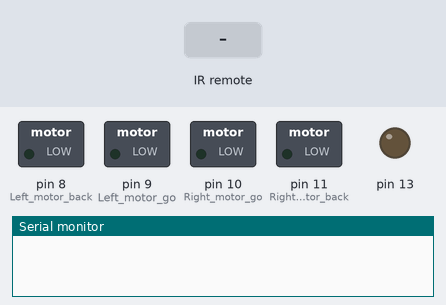
The sketch below on a simulated Arduino Uno, built with avr-gcc and run on an emulated ATmega328P. Shown: switched loads named in the sketch (green lamp = pin HIGH), output pins drawn as LEDs (lit = HIGH), the last lines printed to the serial monitor. The inputs (shaded band) are chosen by the test bench.

Above: at 1.2 s.
1.3 s: infrared code 0x00FF18E7 received
At 2.4 s:
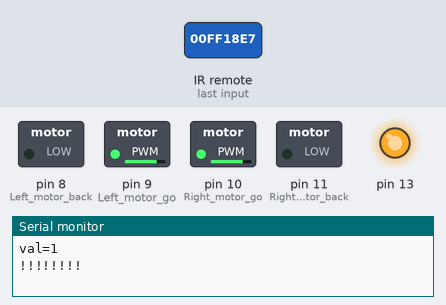
2.8 s: infrared code 0x00FF4AB5 received
At 3.6 s:
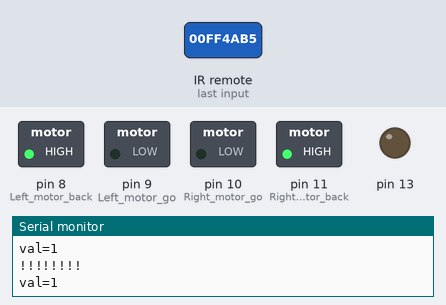
4.3 s: infrared code 0x00FF10EF received
At 4.7 s:
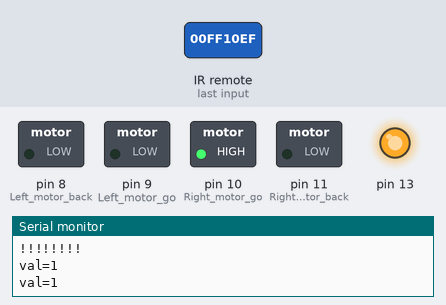
5.8 s: infrared code 0x00FF5AA5 received
At 7.0 s:
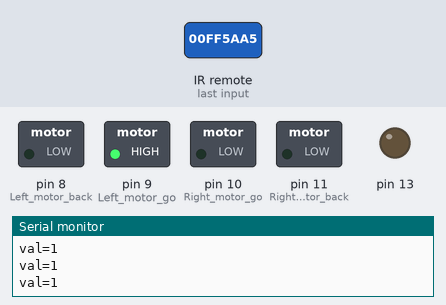
7.3 s: infrared code 0x00FF38C7 received
At 8.2 s:
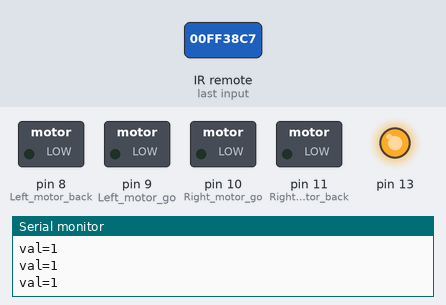
8.8 s: infrared code 0x00FF30CF received
At 9.3 s:
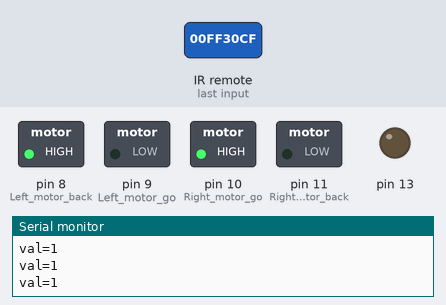
Timing chart, 0 to 11.3 s (numbered marks = the images above; inputs shaded):
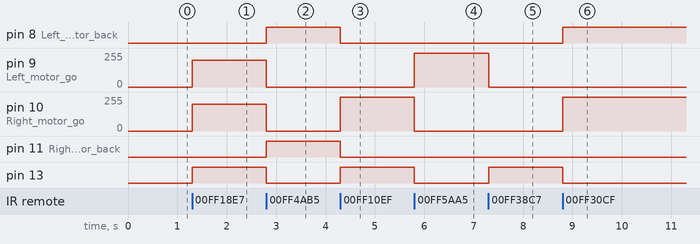

The sketch:

Remote_contorl.ino
```cpp
//============================亚博科技========================================
//  智能小车红外遥控实验
//  实验中所用接收红外信号为配送遥控器的信号，也可打印出信号数值，配合其他红外信号控制
//  参考4.视频教程\Arduino套件视频\视频教程\例程19-红外遥控.mp4
//  本实验不可调节电机速度，调节pwm值会影响红外的信号接收
//=============================================================================
#include <IRremote.h>//包含红外库
int RECV_PIN = A5;//端口声明
IRrecv irrecv(RECV_PIN);
decode_results results;//结构声明
int on = 0;//标志位
unsigned long last = millis();

long run_car = 0x00FF18E7;//按键2
long back_car = 0x00FF4AB5;//按键8
long left_car = 0x00FF10EF;//按键4
long right_car = 0x00FF5AA5;//按键6
long stop_car = 0x00FF38C7;//按键5
long left_turn = 0x00ff30CF;//按键1
long right_turn = 0x00FF7A85;//按键3
//==============================
int Left_motor_back=8;     //左电机后退(IN1)
int Left_motor_go=9;     //左电机前进(IN2)

int Right_motor_go=10;    // 右电机前进(IN3)
int Right_motor_back=11;    // 右电机后退(IN4)

void setup()
{
  //初始化电机驱动IO为输出方式
  pinMode(Left_motor_go,OUTPUT); // PIN 8 (PWM)
  pinMode(Left_motor_back,OUTPUT); // PIN 9 (PWM)
  pinMode(Right_motor_go,OUTPUT);// PIN 10 (PWM)
  pinMode(Right_motor_back,OUTPUT);// PIN 11 (PWM)
  pinMode(13, OUTPUT);////端口模式，输出
  Serial.begin(9600);	//波特率9600
  irrecv.enableIRIn(); // Start the receiver
}
void run()     // 前进
{
  digitalWrite(Right_motor_go,HIGH);  // 右电机前进
  digitalWrite(Right_motor_back,LOW);
  analogWrite(Right_motor_go,200);//PWM比例0~255调速，左右轮差异略增减
  analogWrite(Right_motor_back,0);
  digitalWrite(Left_motor_go,HIGH);  // 左电机前进
  digitalWrite(Left_motor_back,LOW);
  analogWrite(Left_motor_go,200);//PWM比例0~255调速，左右轮差异略增减
  analogWrite(Left_motor_back,0);
  //delay(time * 100);   //执行时间，可以调整
}

void brake()         //刹车，停车
{
  digitalWrite(Right_motor_go,LOW);
  digitalWrite(Right_motor_back,LOW);
  digitalWrite(Left_motor_go,LOW);
  digitalWrite(Left_motor_back,LOW);
  //delay(time * 100);//执行时间，可以调整
}

void left()         //左转(左轮不动，右轮前进)
{
  digitalWrite(Right_motor_go,HIGH);	// 右电机前进
  digitalWrite(Right_motor_back,LOW);
  //analogWrite(Right_motor_go,200);
  //analogWrite(Right_motor_back,0);//PWM比例0~255调速
  digitalWrite(Left_motor_go,LOW);   //左轮不动
  digitalWrite(Left_motor_back,LOW);
  //analogWrite(Left_motor_go,0);
  //analogWrite(Left_motor_back,0);//PWM比例0~255调速
  //delay(time * 100);	//执行时间，可以调整
}

void spin_left()         //左转(左轮后退，右轮前进)
{
  digitalWrite(Right_motor_go,HIGH);	// 右电机前进
  digitalWrite(Right_motor_back,LOW);
  //analogWrite(Right_motor_go,200);
  //analogWrite(Right_motor_back,0);//PWM比例0~255调速
  digitalWrite(Left_motor_go,LOW);   //左轮后退
  digitalWrite(Left_motor_back,HIGH);
  //analogWrite(Left_motor_go,0);
  //analogWrite(Left_motor_back,200);//PWM比例0~255调速
  //delay(time * 100);	//执行时间，可以调整
}

void right()        //右转(右轮不动，左轮前进)
{
  digitalWrite(Right_motor_go,LOW);   //右电机不动
  digitalWrite(Right_motor_back,LOW);
  //analogWrite(Right_motor_go,0);
  //analogWrite(Right_motor_back,0);//PWM比例0~255调速
  digitalWrite(Left_motor_go,HIGH);//左电机前进
  digitalWrite(Left_motor_back,LOW);
  //analogWrite(Left_motor_go,200);
  //analogWrite(Left_motor_back,0);//PWM比例0~255调速
  //delay(time * 100);	//执行时间，可以调整
}

void spin_right()        //右转(右轮后退，左轮前进)
{
  digitalWrite(Right_motor_go,LOW);   //右电机后退
  digitalWrite(Right_motor_back,HIGH);
  //analogWrite(Right_motor_go,0);
  //analogWrite(Right_motor_back,200);//PWM比例0~255调速
  digitalWrite(Left_motor_go,HIGH);//左电机前进
  digitalWrite(Left_motor_back,LOW);
  //analogWrite(Left_motor_go,200);
  //analogWrite(Left_motor_back,0);//PWM比例0~255调速
  //delay(time * 100);	//执行时间，可以调整
}

void back()          //后退
{
  digitalWrite(Right_motor_go,LOW);  //右轮后退
  digitalWrite(Right_motor_back,HIGH);
  //analogWrite(Right_motor_go,0);
  //analogWrite(Right_motor_back,150);//PWM比例0~255调速
  digitalWrite(Left_motor_go,LOW);  //左轮后退
  digitalWrite(Left_motor_back,HIGH);
  //analogWrite(Left_motor_go,0);
  //analogWrite(Left_motor_back,150);//PWM比例0~255调速
  //delay(time * 100);     //执行时间，可以调整
}

void dump(decode_results *results)
{
  int count = results->rawlen;
  if (results->decode_type == UNKNOWN)
  {
    //Serial.println("Could not decode message");
    brake();
  }
//串口打印，调试时可以打开，实际运行中会影响反应速度，建议屏蔽
/*
  else
  {

    if (results->decode_type == NEC)
    {
      Serial.print("Decoded NEC: ");
    }
    else if (results->decode_type == SONY)
    {
      Serial.print("Decoded SONY: ");
    }
    else if (results->decode_type == RC5)
    {
      Serial.print("Decoded RC5: ");
    }
    else if (results->decode_type == RC6)
    {
      Serial.print("Decoded RC6: ");
    }
    Serial.print(results->value, HEX);
    Serial.print(" (");
    Serial.print(results->bits, DEC);
    Serial.println(" bits)");

  }
  Serial.print("Raw (");
  Serial.print(count, DEC);
  Serial.print("): ");

  for (int i = 0; i < count; i++)
  {
    if ((i % 2) == 1)
    {
      Serial.print(results->rawbuf[i]*USECPERTICK, DEC);
    }
    else
    {
      Serial.print(-(int)results->rawbuf[i]*USECPERTICK, DEC);
    }
    Serial.print(" ");
  }
  Serial.println("");
*/
}
int val;

void loop()
{
  val=irrecv.decode(&results);


  if (val) //调用库函数：解码
  {
    Serial.print("val=");Serial.println(val);
    // If it's been at least 1/4 second since the last
    // IR received, toggle the relay
    if (millis() - last > 250) //确定接收到信号
    {
      on = !on;//标志位置反
      digitalWrite(13, on ? HIGH : LOW);//板子上接收到信号闪烁一下led
      dump(&results);//解码红外信号
    }

    if (results.value == run_car )//按键2
    {
      run();//前进
      Serial.println("!!!!!!!!");
     }

    if (results.value == back_car )//按键8
      back();//后退
    if (results.value == left_car )//按键4
      left();//左转
    if (results.value == right_car )//按键6
      right();//右转
    if (results.value == stop_car )//按键5
      brake();//停车
    if (results.value == left_turn )//按键1
      spin_left();//左旋转
    if (results.value == right_turn )//按键3
      spin_right();//右旋转
    last = millis();
    irrecv.resume(); // Receive the next value
  }
}
```

Measured:
- after the input at 1.3 s, pin 9 (Left_motor_go), pin 10 (Right_motor_go): 0/255 → 200/255 at once; pin 13: LOW → HIGH at once
- after the input at 2.8 s, pin 8 (Left_motor_back), pin 11 (Right_motor_back): LOW → HIGH at once; pin 9 (Left_motor_go), pin 10 (Right_motor_go): 200/255 → 0/255 at once; pin 13: HIGH → LOW at once
- after the input at 4.3 s, pin 8 (Left_motor_back), pin 11 (Right_motor_back): HIGH → LOW at once; pin 10 (Right_motor_go): 0/255 → 255/255 at once; pin 13: LOW → HIGH at once
- after the input at 5.8 s, pin 9 (Left_motor_go): 0/255 → 255/255 at once; pin 10 (Right_motor_go): 255/255 → 0/255 at once; pin 13: HIGH → LOW at once
- after the input at 7.3 s, pin 9 (Left_motor_go): 255/255 → 0/255 at once; pin 13: LOW → HIGH at once
- after the input at 8.8 s, pin 8 (Left_motor_back): LOW → HIGH at once; pin 10 (Right_motor_go): 0/255 → 255/255 at once; pin 13: HIGH → LOW at once
